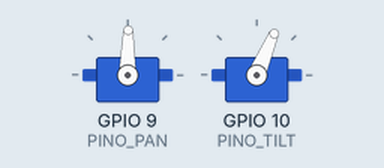
A sketch run on a simulated ESP32-S3. On the bench: 2 × servo.

Above: at 2.0 s.
At 10.5 s:
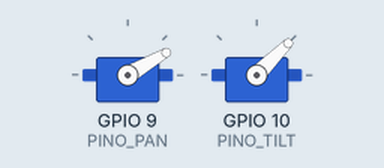
At 16.6 s:
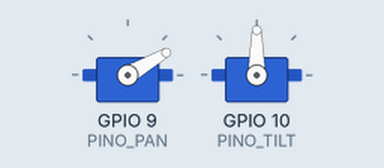
At 37.3 s:
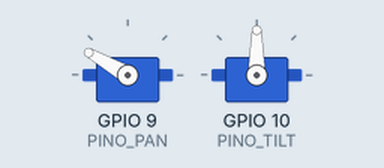
Timing chart, 0 to 40.0 s (numbered marks = the images above):
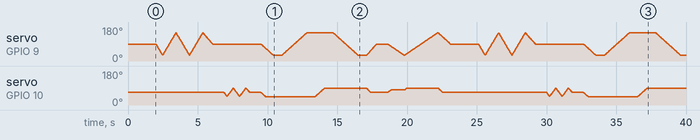

The sketch:

teste_camera_web_server.ino
```cpp
/*
 * ====================================================================================
 * TESTE PAN/TILT COM ARDUINO NANO - COREOGRAFIA E MOVIMENTO SUAVE
 * ====================================================================================
 * Servos: SG90 9g
 * Pinos:
 *   - Pan  (Horizontal): Pino D9
 *   - Tilt (Vertical):   Pino D10
 *
 * ALIMENTAÇÃO:
 *   - Fios Vermelho (5V) e Marrom (GND) dos servos devem ir preferencialmente na saída
 *     de 5V do Step-Down Mini 560 ou fonte externa. O pino 5V do Nano pode resetar
 *     se os dois servos se moverem rápido demais na USB!
 * ====================================================================================
 */

#include <Servo.h>

// Definição dos pinos
const int PINO_PAN  = 9;   // Servo Horizontal
const int PINO_TILT = 10;  // Servo Vertical

// Limites seguros para proteger o suporte mecânico impresso (ajuste se necessário)
const int PAN_MIN  = 30;
const int PAN_MAX  = 150;
const int PAN_MID  = 90;

const int TILT_MIN = 45;   // Cima / Baixo conforme o sentido de montagem
const int TILT_MAX = 90;
const int TILT_MID = 67;

Servo servoPan;
Servo servoTilt;

// Posições atuais dos servos
int posAtualPan  = PAN_MID;
int posAtualTilt = TILT_MID;

// Função para movimentar os dois servos simultaneamente de forma suave (sem trancos)
void moverSuave(int destinoPan, int destinoTilt, int velocidadeDelay = 15) {
  destinoPan  = constrain(destinoPan, PAN_MIN, PAN_MAX);
  destinoTilt = constrain(destinoTilt, TILT_MIN, TILT_MAX);

  while (posAtualPan != destinoPan || posAtualTilt != destinoTilt) {
    if (posAtualPan < destinoPan)  posAtualPan++;
    else if (posAtualPan > destinoPan) posAtualPan--;

    if (posAtualTilt < destinoTilt) posAtualTilt++;
    else if (posAtualTilt > destinoTilt) posAtualTilt--;

    servoPan.write(posAtualPan);
    servoTilt.write(posAtualTilt);
    delay(velocidadeDelay);
  }
}

void setup() {
  Serial.begin(115200);
  delay(500);

 // Serial.println(F("=================================================="));
 // Serial.println(F("    TESTE MECANISMO PAN & TILT - ARDUINO NANO     "));
 // Serial.println(F("=================================================="));

  // Conecta os servos aos pinos digitais
  servoPan.attach(PINO_PAN);
  servoTilt.attach(PINO_TILT);

  // Inicializa reto à frente (90 graus)
 // Serial.println(F("[1/5] Centralizando servos em 90 graus..."));
  servoPan.write(PAN_MID);
  servoTilt.write(TILT_MID);
  delay(1500);
}

void loop() {
  // ----------------------------------------------------
  // GESTO 1: Dizendo "NÃO" (Head Shake - Pan)
  // ----------------------------------------------------
  //Serial.println(F("[2/5] Gesto: Dizendo NAO (Olhando Esquerda / Direita)..."));
  for (int i = 0; i < 2; i++) {
    moverSuave(PAN_MIN, TILT_MID, 8);  // Olha esquerda rápido
    moverSuave(PAN_MAX, TILT_MID, 8);  // Olha direita rápido
  }
  moverSuave(PAN_MID, TILT_MID, 12);   // Volta ao centro
  delay(800);

  // ----------------------------------------------------
  // GESTO 2: Dizendo "SIM" (Head Nod - Tilt)
  // ----------------------------------------------------
  //Serial.println(F("[3/5] Gesto: Dizendo SIM (Olhando Cima / Baixo)..."));
  for (int i = 0; i < 2; i++) {
    moverSuave(PAN_MID, TILT_MIN, 10); // Cima
    moverSuave(PAN_MID, TILT_MAX, 10); // Baixo
  }
  moverSuave(PAN_MID, TILT_MID, 12);   // Volta ao centro
  delay(800);

  // ----------------------------------------------------
  // GESTO 3: Olhando para os 4 Cantos (Inspeção Tática)
  // ----------------------------------------------------
  //Serial.println(F("[4/5] Olhando para os 4 cantos..."));

  // Canto Superior Esquerdo
  //Serial.println(F(" -> Cima-Esquerda"));
  moverSuave(PAN_MIN, TILT_MIN, 15);
  delay(600);

  // Canto Superior Direito
 // Serial.println(F(" -> Cima-Direita"));
  moverSuave(PAN_MAX, TILT_MIN, 15);
  delay(600);

  // Canto Inferior Direito
  //Serial.println(F(" -> Baixo-Direita"));
  moverSuave(PAN_MAX, TILT_MAX, 15);
  delay(600);

  // Canto Inferior Esquerdo
 // Serial.println(F(" -> Baixo-Esquerda"));
  moverSuave(PAN_MIN, TILT_MAX, 15);
  delay(600);

  // Centro
  moverSuave(PAN_MID, TILT_MID, 12);
  delay(800);

  // ----------------------------------------------------
  // GESTO 4: Varredura Panorâmica Contínua (Sweep)
  // ----------------------------------------------------
  //Serial.println(F("[5/5] Varredura Panoramica (Sweep suave)..."));
  moverSuave(PAN_MIN, 80, 20);
  moverSuave(PAN_MAX, 100, 20);
  moverSuave(PAN_MID, TILT_MID, 15);

  //Serial.println(F("Ciclo finalizado com sucesso! Aguardando 2s para reiniciar..."));
  //Serial.println();
  delay(2000);
}
```
